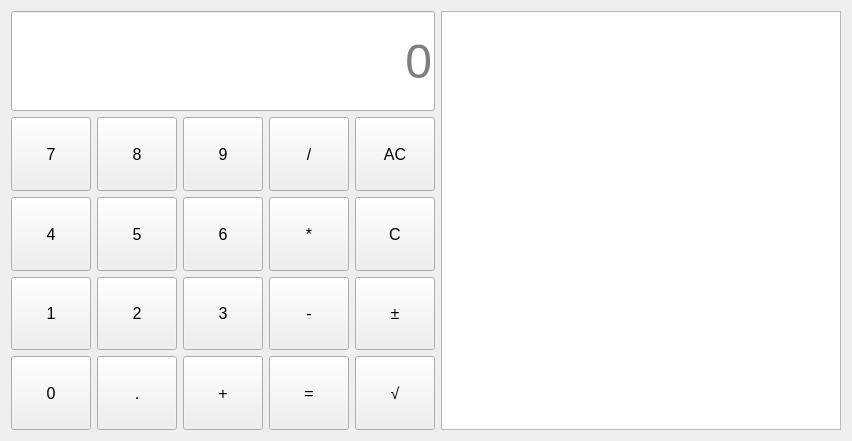
<?xml version="1.0" encoding="UTF-8"?>
<ui version="4.0">
 <class>MainWindow</class>
 <widget class="QMainWindow" name="MainWindow">
  <property name="geometry">
   <rect>
    <x>0</x>
    <y>0</y>
    <width>829</width>
    <height>441</height>
   </rect>
  </property>
  <property name="windowTitle">
   <string>Calculator</string>
  </property>
  <widget class="QWidget" name="centralWidget">
   <layout class="QHBoxLayout" name="horizontalLayout_2">
    <item>
     <layout class="QHBoxLayout" name="horizontalLayout" stretch="1,1">
      <property name="sizeConstraint">
       <enum>QLayout::SetDefaultConstraint</enum>
      </property>
      <item>
       <layout class="QVBoxLayout" name="verticalLayout" stretch="0,0">
        <property name="sizeConstraint">
         <enum>QLayout::SetDefaultConstraint</enum>
        </property>
        <item>
         <widget class="QLineEdit" name="result">
          <property name="sizePolicy">
           <sizepolicy hsizetype="Expanding" vsizetype="Fixed">
            <horstretch>0</horstretch>
            <verstretch>0</verstretch>
           </sizepolicy>
          </property>
          <property name="minimumSize">
           <size>
            <width>400</width>
            <height>100</height>
           </size>
          </property>
          <property name="maximumSize">
           <size>
            <width>16777215</width>
            <height>100</height>
           </size>
          </property>
          <property name="font">
           <font>
            <pointsize>36</pointsize>
           </font>
          </property>
          <property name="maxLength">
           <number>15</number>
          </property>
          <property name="frame">
           <bool>true</bool>
          </property>
          <property name="alignment">
           <set>Qt::AlignRight|Qt::AlignTrailing|Qt::AlignVCenter</set>
          </property>
          <property name="readOnly">
           <bool>true</bool>
          </property>
          <property name="placeholderText">
           <string>0</string>
          </property>
         </widget>
        </item>
        <item>
         <layout class="QGridLayout" name="gridLayout">
          <item row="3" column="0">
           <widget class="QPushButton" name="btn0">
            <property name="sizePolicy">
             <sizepolicy hsizetype="Expanding" vsizetype="Expanding">
              <horstretch>0</horstretch>
              <verstretch>0</verstretch>
             </sizepolicy>
            </property>
            <property name="font">
             <font>
              <pointsize>12</pointsize>
             </font>
            </property>
            <property name="text">
             <string>0</string>
            </property>
            <property name="shortcut">
             <string>0</string>
            </property>
           </widget>
          </item>
          <item row="0" column="4">
           <widget class="QPushButton" name="btnAllClear">
            <property name="sizePolicy">
             <sizepolicy hsizetype="Expanding" vsizetype="Expanding">
              <horstretch>0</horstretch>
              <verstretch>0</verstretch>
             </sizepolicy>
            </property>
            <property name="font">
             <font>
              <pointsize>12</pointsize>
             </font>
            </property>
            <property name="text">
             <string>AC</string>
            </property>
           </widget>
          </item>
          <item row="0" column="2">
           <widget class="QPushButton" name="btn9">
            <property name="sizePolicy">
             <sizepolicy hsizetype="Expanding" vsizetype="Expanding">
              <horstretch>0</horstretch>
              <verstretch>0</verstretch>
             </sizepolicy>
            </property>
            <property name="font">
             <font>
              <pointsize>12</pointsize>
             </font>
            </property>
            <property name="text">
             <string>9</string>
            </property>
            <property name="shortcut">
             <string>9</string>
            </property>
           </widget>
          </item>
          <item row="0" column="3">
           <widget class="QPushButton" name="btnDivide">
            <property name="sizePolicy">
             <sizepolicy hsizetype="Expanding" vsizetype="Expanding">
              <horstretch>0</horstretch>
              <verstretch>0</verstretch>
             </sizepolicy>
            </property>
            <property name="font">
             <font>
              <pointsize>12</pointsize>
             </font>
            </property>
            <property name="text">
             <string>/</string>
            </property>
            <property name="shortcut">
             <string>/</string>
            </property>
           </widget>
          </item>
          <item row="0" column="1">
           <widget class="QPushButton" name="btn8">
            <property name="sizePolicy">
             <sizepolicy hsizetype="Expanding" vsizetype="Expanding">
              <horstretch>0</horstretch>
              <verstretch>0</verstretch>
             </sizepolicy>
            </property>
            <property name="font">
             <font>
              <pointsize>12</pointsize>
             </font>
            </property>
            <property name="text">
             <string>8</string>
            </property>
            <property name="shortcut">
             <string>8</string>
            </property>
           </widget>
          </item>
          <item row="1" column="3">
           <widget class="QPushButton" name="btnMultiply">
            <property name="sizePolicy">
             <sizepolicy hsizetype="Expanding" vsizetype="Expanding">
              <horstretch>0</horstretch>
              <verstretch>0</verstretch>
             </sizepolicy>
            </property>
            <property name="font">
             <font>
              <pointsize>12</pointsize>
             </font>
            </property>
            <property name="text">
             <string>*</string>
            </property>
            <property name="shortcut">
             <string>*</string>
            </property>
           </widget>
          </item>
          <item row="1" column="4">
           <widget class="QPushButton" name="btnClear">
            <property name="sizePolicy">
             <sizepolicy hsizetype="Expanding" vsizetype="Expanding">
              <horstretch>0</horstretch>
              <verstretch>0</verstretch>
             </sizepolicy>
            </property>
            <property name="font">
             <font>
              <pointsize>12</pointsize>
             </font>
            </property>
            <property name="text">
             <string>C</string>
            </property>
           </widget>
          </item>
          <item row="2" column="4">
           <widget class="QPushButton" name="btnSign">
            <property name="sizePolicy">
             <sizepolicy hsizetype="Expanding" vsizetype="Expanding">
              <horstretch>0</horstretch>
              <verstretch>0</verstretch>
             </sizepolicy>
            </property>
            <property name="font">
             <font>
              <pointsize>12</pointsize>
             </font>
            </property>
            <property name="text">
             <string>±</string>
            </property>
           </widget>
          </item>
          <item row="3" column="1">
           <widget class="QPushButton" name="btnDot">
            <property name="sizePolicy">
             <sizepolicy hsizetype="Expanding" vsizetype="Expanding">
              <horstretch>0</horstretch>
              <verstretch>0</verstretch>
             </sizepolicy>
            </property>
            <property name="font">
             <font>
              <pointsize>12</pointsize>
             </font>
            </property>
            <property name="text">
             <string>.</string>
            </property>
            <property name="shortcut">
             <string>.</string>
            </property>
           </widget>
          </item>
          <item row="2" column="1">
           <widget class="QPushButton" name="btn2">
            <property name="sizePolicy">
             <sizepolicy hsizetype="Expanding" vsizetype="Expanding">
              <horstretch>0</horstretch>
              <verstretch>0</verstretch>
             </sizepolicy>
            </property>
            <property name="font">
             <font>
              <pointsize>12</pointsize>
             </font>
            </property>
            <property name="text">
             <string>2</string>
            </property>
            <property name="shortcut">
             <string>2</string>
            </property>
           </widget>
          </item>
          <item row="2" column="2">
           <widget class="QPushButton" name="btn3">
            <property name="sizePolicy">
             <sizepolicy hsizetype="Expanding" vsizetype="Expanding">
              <horstretch>0</horstretch>
              <verstretch>0</verstretch>
             </sizepolicy>
            </property>
            <property name="font">
             <font>
              <pointsize>12</pointsize>
             </font>
            </property>
            <property name="text">
             <string>3</string>
            </property>
            <property name="shortcut">
             <string>3</string>
            </property>
           </widget>
          </item>
          <item row="2" column="0">
           <widget class="QPushButton" name="btn1">
            <property name="sizePolicy">
             <sizepolicy hsizetype="Expanding" vsizetype="Expanding">
              <horstretch>0</horstretch>
              <verstretch>0</verstretch>
             </sizepolicy>
            </property>
            <property name="font">
             <font>
              <pointsize>12</pointsize>
             </font>
            </property>
            <property name="text">
             <string>1</string>
            </property>
            <property name="shortcut">
             <string>1</string>
            </property>
           </widget>
          </item>
          <item row="1" column="2">
           <widget class="QPushButton" name="btn6">
            <property name="sizePolicy">
             <sizepolicy hsizetype="Expanding" vsizetype="Expanding">
              <horstretch>0</horstretch>
              <verstretch>0</verstretch>
             </sizepolicy>
            </property>
            <property name="font">
             <font>
              <pointsize>12</pointsize>
             </font>
            </property>
            <property name="text">
             <string>6</string>
            </property>
            <property name="shortcut">
             <string>6</string>
            </property>
           </widget>
          </item>
          <item row="3" column="2">
           <widget class="QPushButton" name="btnPlus">
            <property name="sizePolicy">
             <sizepolicy hsizetype="Expanding" vsizetype="Expanding">
              <horstretch>0</horstretch>
              <verstretch>0</verstretch>
             </sizepolicy>
            </property>
            <property name="font">
             <font>
              <pointsize>12</pointsize>
             </font>
            </property>
            <property name="text">
             <string>+</string>
            </property>
            <property name="shortcut">
             <string>+</string>
            </property>
           </widget>
          </item>
          <item row="0" column="0">
           <widget class="QPushButton" name="btn7">
            <property name="sizePolicy">
             <sizepolicy hsizetype="Expanding" vsizetype="Expanding">
              <horstretch>0</horstretch>
              <verstretch>0</verstretch>
             </sizepolicy>
            </property>
            <property name="minimumSize">
             <size>
              <width>0</width>
              <height>0</height>
             </size>
            </property>
            <property name="maximumSize">
             <size>
              <width>170000</width>
              <height>170000</height>
             </size>
            </property>
            <property name="font">
             <font>
              <pointsize>12</pointsize>
             </font>
            </property>
            <property name="text">
             <string>7</string>
            </property>
            <property name="shortcut">
             <string>7</string>
            </property>
           </widget>
          </item>
          <item row="3" column="3">
           <widget class="QPushButton" name="btnEquals">
            <property name="sizePolicy">
             <sizepolicy hsizetype="Expanding" vsizetype="Expanding">
              <horstretch>0</horstretch>
              <verstretch>0</verstretch>
             </sizepolicy>
            </property>
            <property name="font">
             <font>
              <pointsize>12</pointsize>
             </font>
            </property>
            <property name="text">
             <string>=</string>
            </property>
            <property name="shortcut">
             <string>Return</string>
            </property>
           </widget>
          </item>
          <item row="1" column="0">
           <widget class="QPushButton" name="btn4">
            <property name="sizePolicy">
             <sizepolicy hsizetype="Expanding" vsizetype="Expanding">
              <horstretch>0</horstretch>
              <verstretch>0</verstretch>
             </sizepolicy>
            </property>
            <property name="font">
             <font>
              <pointsize>12</pointsize>
             </font>
            </property>
            <property name="text">
             <string>4</string>
            </property>
            <property name="shortcut">
             <string>4</string>
            </property>
           </widget>
          </item>
          <item row="2" column="3">
           <widget class="QPushButton" name="btnMinus">
            <property name="sizePolicy">
             <sizepolicy hsizetype="Expanding" vsizetype="Expanding">
              <horstretch>0</horstretch>
              <verstretch>0</verstretch>
             </sizepolicy>
            </property>
            <property name="font">
             <font>
              <pointsize>12</pointsize>
             </font>
            </property>
            <property name="text">
             <string>-</string>
            </property>
            <property name="shortcut">
             <string>-</string>
            </property>
           </widget>
          </item>
          <item row="3" column="4">
           <widget class="QPushButton" name="btnSqrt">
            <property name="sizePolicy">
             <sizepolicy hsizetype="Expanding" vsizetype="Expanding">
              <horstretch>0</horstretch>
              <verstretch>0</verstretch>
             </sizepolicy>
            </property>
            <property name="font">
             <font>
              <pointsize>12</pointsize>
             </font>
            </property>
            <property name="text">
             <string>√</string>
            </property>
           </widget>
          </item>
          <item row="1" column="1">
           <widget class="QPushButton" name="btn5">
            <property name="sizePolicy">
             <sizepolicy hsizetype="Expanding" vsizetype="Expanding">
              <horstretch>0</horstretch>
              <verstretch>0</verstretch>
             </sizepolicy>
            </property>
            <property name="font">
             <font>
              <pointsize>12</pointsize>
             </font>
            </property>
            <property name="text">
             <string>5</string>
            </property>
            <property name="shortcut">
             <string>5</string>
            </property>
           </widget>
          </item>
         </layout>
        </item>
       </layout>
      </item>
      <item>
       <widget class="QPlainTextEdit" name="history">
        <property name="sizePolicy">
         <sizepolicy hsizetype="Expanding" vsizetype="Expanding">
          <horstretch>0</horstretch>
          <verstretch>0</verstretch>
         </sizepolicy>
        </property>
        <property name="minimumSize">
         <size>
          <width>400</width>
          <height>0</height>
         </size>
        </property>
        <property name="font">
         <font>
          <pointsize>12</pointsize>
         </font>
        </property>
        <property name="readOnly">
         <bool>true</bool>
        </property>
       </widget>
      </item>
     </layout>
    </item>
   </layout>
  </widget>
 </widget>
 <layoutdefault spacing="6" margin="11"/>
 <resources/>
 <connections/>
</ui>
